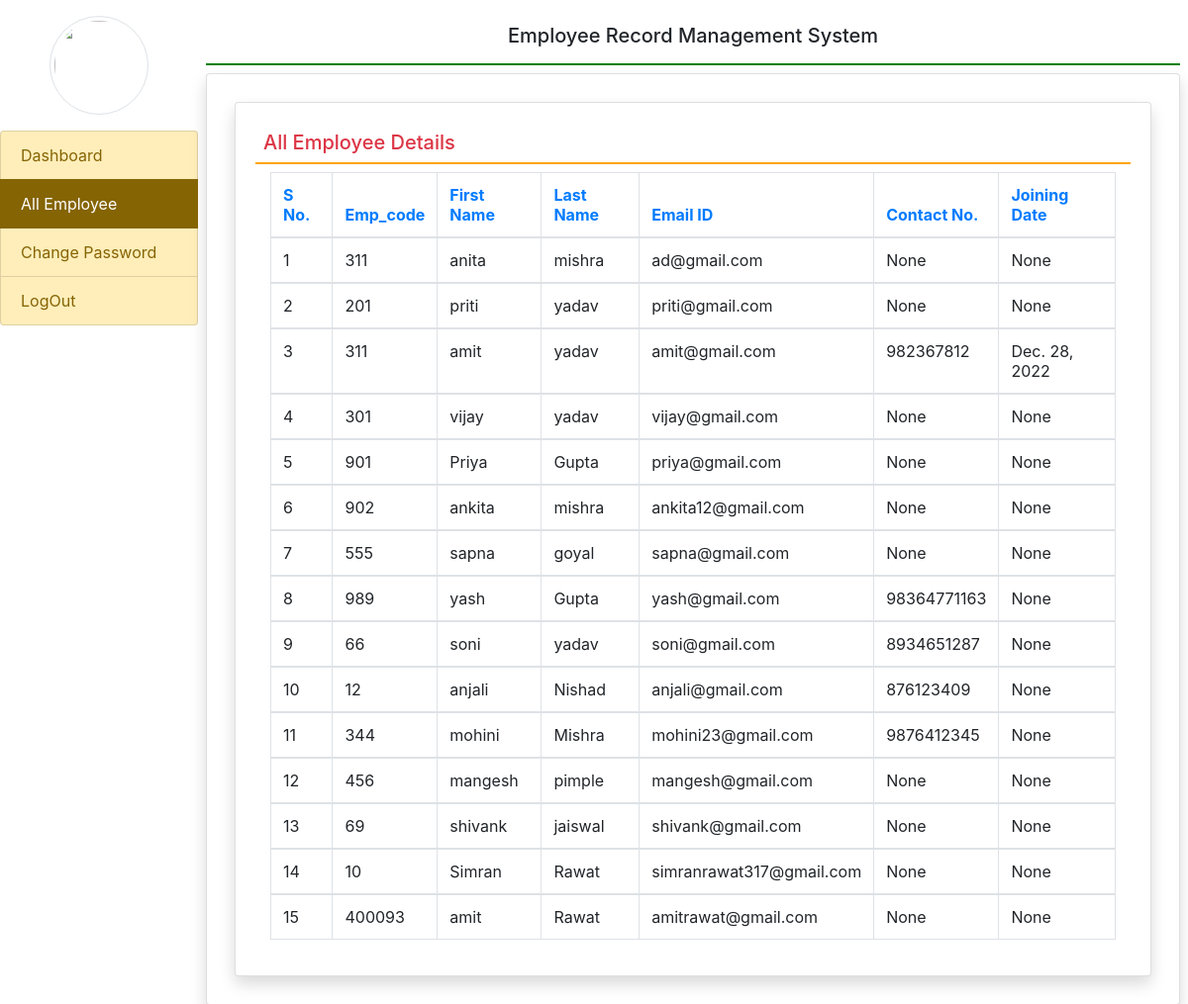
The page /all_employee/ (signed in) on the database its author committed.
### employee/models.py (models this page shows, shortened)
class EmployeeDetails(models.Model):
    user = models.ForeignKey(User, on_delete=models.CASCADE)
    empcode = models.CharField(max_length=50)
    empdept = models.CharField(max_length=100, null=True)
    designation = models.CharField(max_length=100, null=True)
    contact = models.CharField(max_length=15, null=True)
    gender = models.CharField(max_length=50, null=True)
    joiningdate = models.DateField(null=True)
    profile = models.ImageField(upload_to='img/', blank=True, null=True)

### employee/views.py (the view)
# urls.py: path('all_employee/', views.all_employee, name = "all_employee" ),
def all_employee(request):
    if not request.user.is_authenticated:
        return redirect('admin_login')
    employee = EmployeeDetails.objects.all()
    return render(request,'all_employee.html',locals())

### templates/all_employee.html (shortened to what this page needs)
{% extends 'admin_base.html' %}
{% block main %}
<div class="card shadow m-2">
    <div class="card-body">
        <h5 class="p-2 text-danger" style="border-bottom: 2px solid orange">All Employee Details</h5>
        <div class="container-fluid">
            <table class="table table-bordered table-hover" id="example" >
                <thead class="text-primary">
                <tr>
                    <th>S No.</th>
                    <th>Emp_code</th>
                    <th>First Name</th>
                    <th>Last Name</th>
                    <th>Email ID</th>
                    <th>Contact No.</th>
                    <th>Joining Date</th>
                </tr>
                </thead>
                <tbody>
                {% for i in employee %}
                <tr>
                    <td>{{forloop.counter}}</td>
                    <td>{{i.empcode}}</td>
                    <td>{{i.user.first_name}}</td>
                    <td>{{i.user.last_name}}</td>
                    <td>{{i.user.username}}</td>
                    <td>{{i.contact}}</td>
                    <td>{{i.joiningdate}}</td>
                </tr>
                </tbody>
                {% endfor %}
            </table>
        </div>
    </div>
</div>
{% endblock %}

### rows shown on the page
EmployeeDetails: empcode "311", user.first_name "anita", user.last_name "mishra", user.username "ad@gmail.com", contact "None", joiningdate "None"
EmployeeDetails: empcode "201", user.first_name "priti", user.last_name "yadav", user.username "priti@gmail.com", contact "None", joiningdate "None"
EmployeeDetails: empcode "311", user.first_name "amit", user.last_name "yadav", user.username "amit@gmail.com", contact "982367812", joiningdate "Dec. 28, 2022"
EmployeeDetails: empcode "301", user.first_name "vijay", user.last_name "yadav", user.username "vijay@gmail.com", contact "None", joiningdate "None"
EmployeeDetails: empcode "901", user.first_name "Priya", user.last_name "Gupta", user.username "priya@gmail.com", contact "None", joiningdate "None"
EmployeeDetails: empcode "902", user.first_name "ankita", user.last_name "mishra", user.username "ankita12@gmail.com", contact "None", joiningdate "None"
EmployeeDetails: empcode "555", user.first_name "sapna", user.last_name "goyal", user.username "sapna@gmail.com", contact "None", joiningdate "None"
EmployeeDetails: empcode "989", user.first_name "yash", user.last_name "Gupta", user.username "yash@gmail.com", contact "98364771163", joiningdate "None"
EmployeeDetails: empcode "66", user.first_name "soni", user.last_name "yadav", user.username "soni@gmail.com", contact "8934651287", joiningdate "None"
EmployeeDetails: empcode "12", user.first_name "anjali", user.last_name "Nishad", user.username "anjali@gmail.com", contact "876123409", joiningdate "None"
EmployeeDetails: empcode "344", user.first_name "mohini", user.last_name "Mishra", user.username "mohini23@gmail.com", contact "9876412345", joiningdate "None"
EmployeeDetails: empcode "456", user.first_name "mangesh", user.last_name "pimple", user.username "mangesh@gmail.com", contact "None", joiningdate "None"
EmployeeDetails: empcode "69", user.first_name "shivank", user.last_name "jaiswal", user.username "shivank@gmail.com", contact "None", joiningdate "None"
EmployeeDetails: empcode "10", user.first_name "Simran", user.last_name "Rawat", user.username "simranrawat317@gmail.com", contact "None", joiningdate "None"
EmployeeDetails: empcode "400093", user.first_name "amit", user.last_name "Rawat", user.username "amitrawat@gmail.com", contact "None", joiningdate "None"
